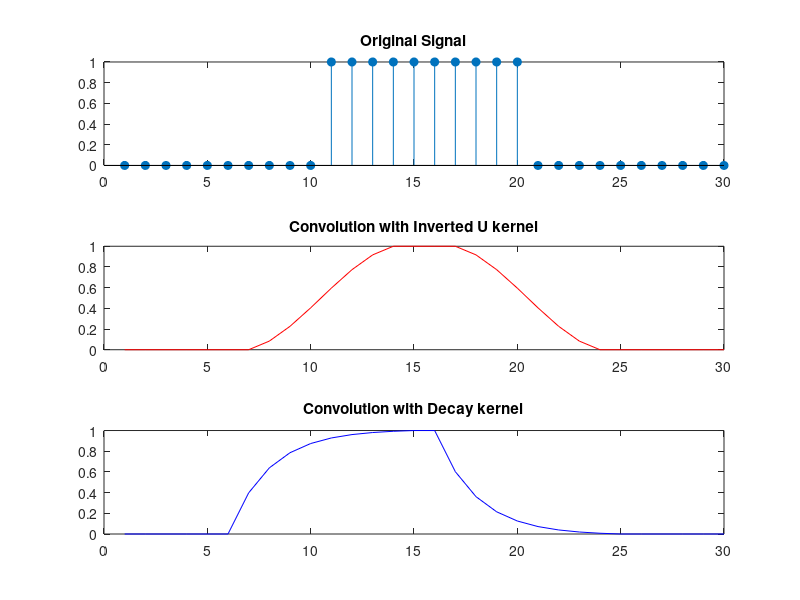

Write MATLAB code to recreate this figure.
% Kernel size (odd for symmetry)
kSize = 9;  

%% 1. Inverted U kernel (parabolic shape)
x = linspace(-1, 1, kSize);             % normalized x-axis
invU = -(x.^2) + 1;                     % parabola opening downward
invU = invU / sum(abs(invU));           % normalize

%% 2. Decay kernel (exponential decay)
lambda = 2;                             % decay rate
x = linspace(0, 2, kSize);              % only positive side
decay = exp(-lambda * x);               % exponential decay
decay = decay / sum(decay);             % normalize

%% Display kernels
disp('Inverted U kernel:');
disp(invU);

disp('Decay kernel:');
disp(decay);

%% Example: Apply convolution to a signal
signal = [zeros(1,10), ones(1,10), zeros(1,10)];
convU = conv(signal, invU, 'same');
convDecay = conv(signal, decay, 'same');

figure;
subplot(3,1,1);
stem(signal, 'filled'); title('Original Signal');

subplot(3,1,2);
plot(convU, 'r'); title('Convolution with Inverted U kernel');

subplot(3,1,3);
plot(convDecay, 'b'); title('Convolution with Decay kernel');
